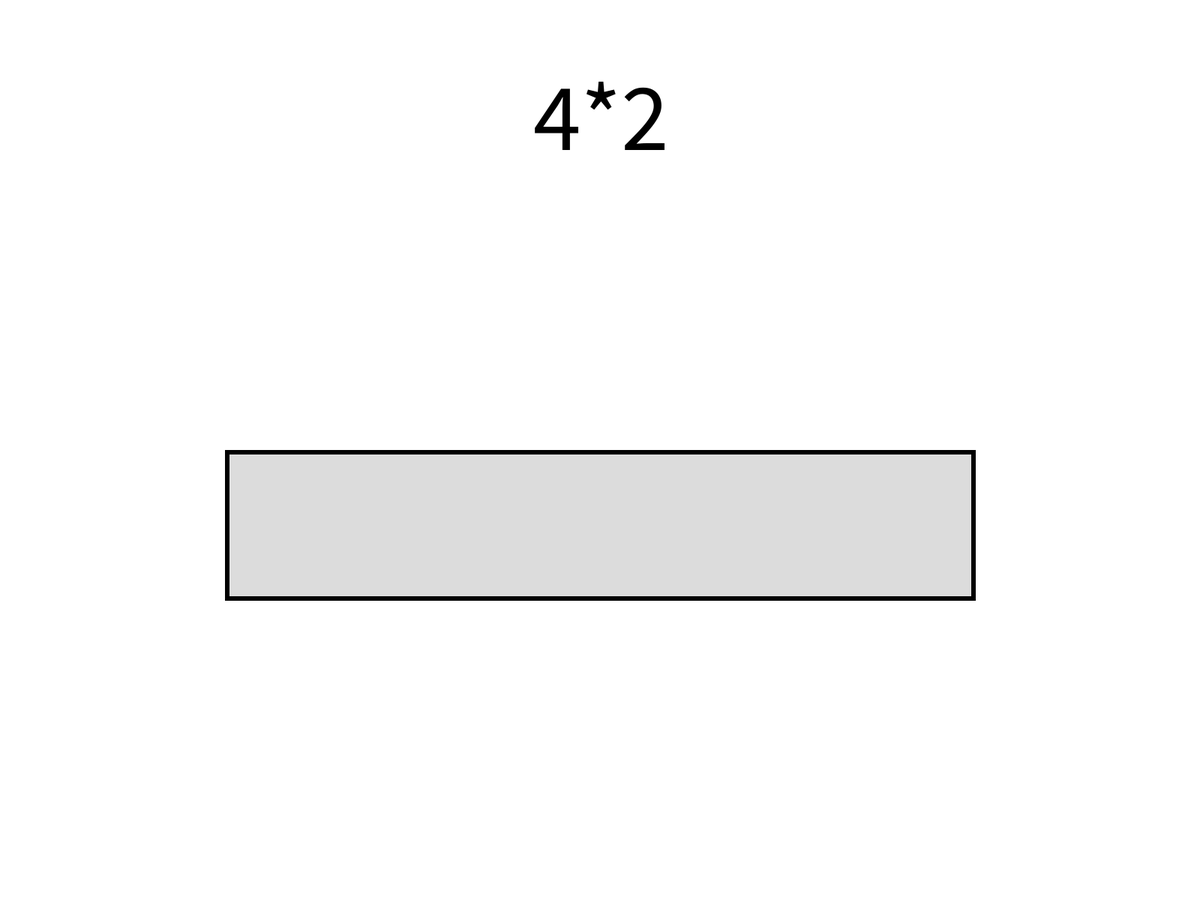
Frame 1 (no input)
Frame 60 (the mouse pressed at the canvas centre just before this capture): identical to frame 1, image omitted
Frame 120 (the mouse held since frame 60 and released just before this capture): identical to frame 1, image omitted

The Processing sketch that drew this single still picture (run headless with seeded random() and noise(); from frame 60 on, the mouse is pressed at the canvas centre):

// Processing sketch: Educat
// ── Educat.pde
int level=1;
int score=0;
int n1;
int n2;
boolean correct=false;

textBox[] textBoxArray = new textBox[1];
String question;
int answer;
String input;
boolean newQ = true;
boolean space = false;

void setup() {
  fullScreen();
  textBoxArray[0] = new textBox(width/2-500,height/2,1000);
}

void draw() {
   print(key+"/");
   background(255);
   textSize(128);
   fill(0);
   
   if(keyPressed && key==' ') {
     space=true; 
   }
   else {
     space=false; 
   }
   
   if(newQ) {
     newQ=false;
     n1=round(random(1,level+5));
     n2=round(random(1,level+5));
     question=n1+"*"+n2;
     answer=n1*n2;
   }
   if(correct) {
     text("correct!",width/2-200,200);
     while(!space) {
        print("in the while loop");
     }
     newQ=true;
   }
   else {
     text(question,width/2.25,200); 
   }
   textBoxArray[0].display();
   textBoxArray[0].typing();
}

class textBox {
  int x;
  int y;
  int size;
  String text = "";
  boolean textHelp=false;
  textBox() {
    
  }
  textBox(int tx,int ty,int tsize) {
    x=tx;
    y=ty;
    size=tsize;
  }
  void display() {
    fill(0);
    rect(x,y,size,size/5);
    fill(220);
    rect(x+5,y+5,size-10,size/5-10);
  }
  
  
  void typing() {
    if(keyPressed==true && textHelp==false) {
      textHelp=true;
      if(key==BACKSPACE) {
        text="";
      }
      else {
        if(key==ENTER || key==RETURN) {
          input=text;
          text="";
          if(Integer.parseInt(input)==answer) {
            correct=true;
          }
        }
        else {
          text=text+key;
        }
      }
    }
    else {
      if(!keyPressed) {
        textHelp=false;
      }
    }
    
    textSize(size/8);
    fill(0);
    text(text, x+size/16, y+size/8);
  }
}
